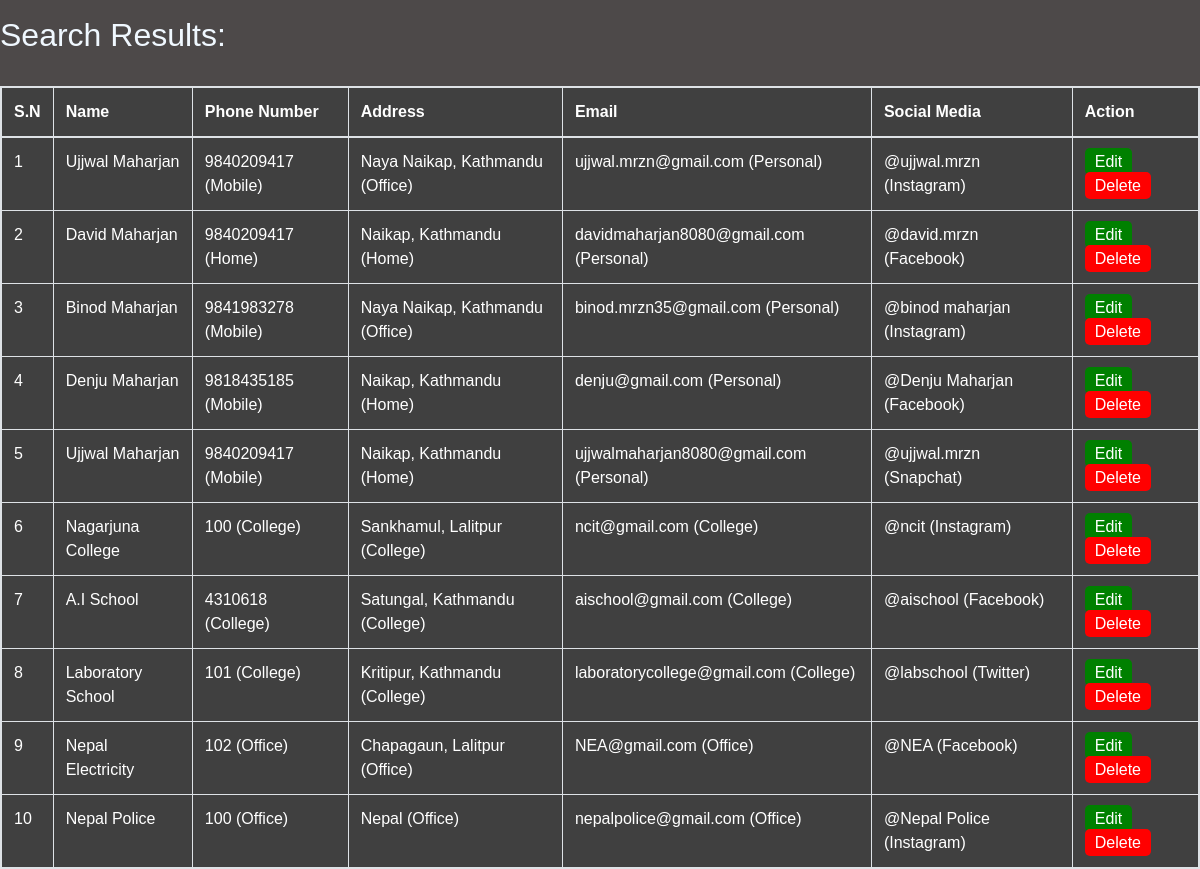
The app's page /all/ (signed in), older data.
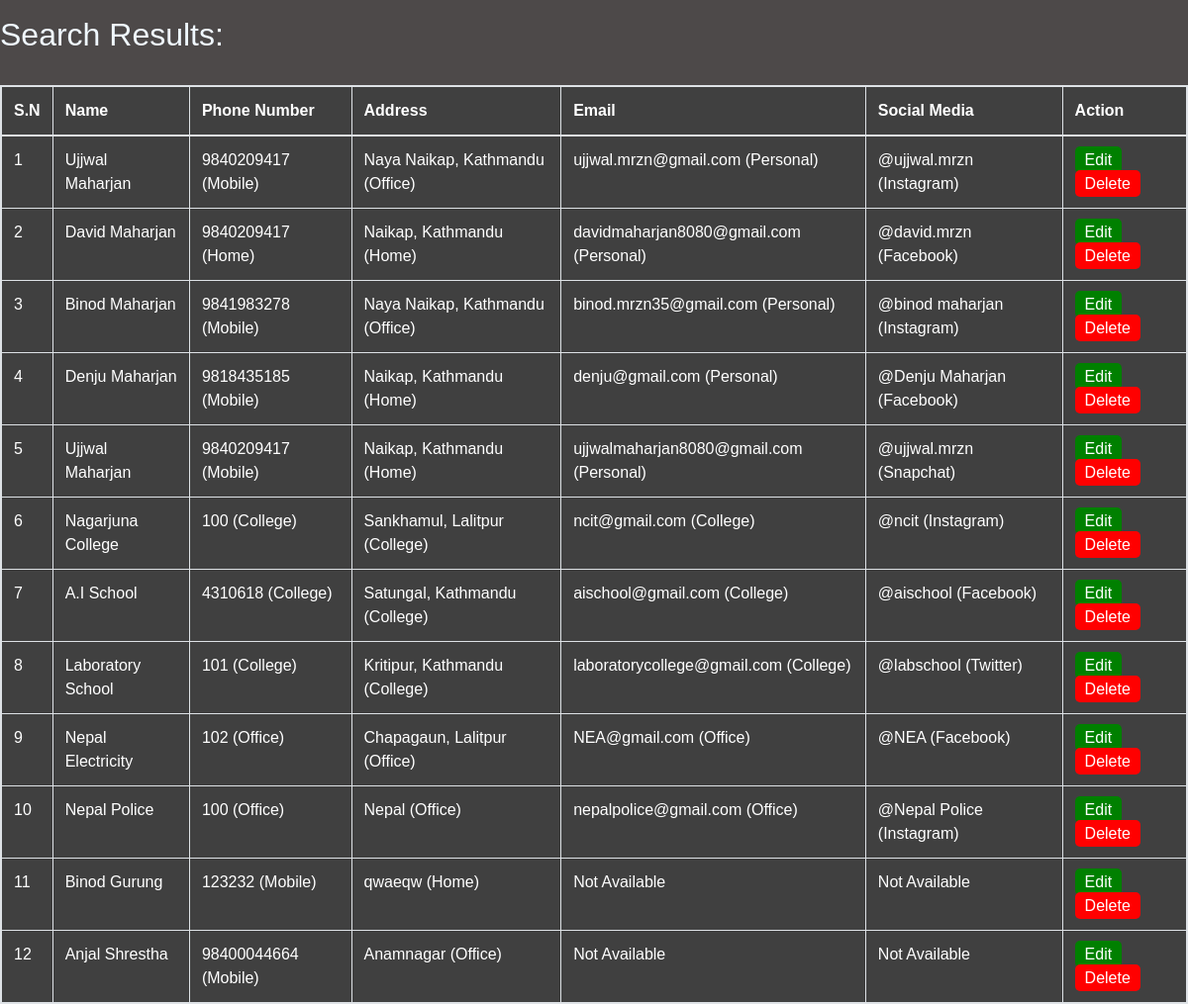
The same page, newer data.
### accounts/models.py (models this page shows, shortened)
class Person(models.Model):
    id = models.AutoField(primary_key=True)
    first_name = models.CharField(max_length=20 , null=True)
    last_name = models.CharField(max_length=15 , null=True)
    phone = models.ForeignKey(Phone, null=True , on_delete= models.SET_NULL)
    address = models.ForeignKey(Address, null=True , on_delete= models.SET_NULL)
    email = models.ForeignKey(Email, null=True , on_delete= models.SET_NULL)
    media = models.ForeignKey(SocialMedia, null=True , on_delete= models.SET_NULL)

class Phone(models.Model):
    TYPE = (
        ('Home' , 'Home'),
        ('Mobile' , 'Mobile'),
        ('Office' , 'Office'),
        ('College' , 'College'),
    )
    Number = models.IntegerField( null=True )
    Number_type = models.CharField(max_length=200 , null=True , choices=TYPE )

class Address(models.Model):
    TYPE = (
        ('Home' , 'Home'),
        ('Office' , 'Office'),
        ('College' , 'College')
    )
    Address = models.CharField(max_length=200 , null=True)
    Address_type= models.CharField(max_length=200 , null=True , choices=TYPE )
    def __str__(self):
        return str(self.Address)

class Email(models.Model):
    TYPE = (
        ('Home' , 'Home'),
        ('Personal' , 'Personal'),
        ('Office' , 'Office'),
        ('College' , 'College')
    )
    email = models.CharField(max_length=200 , null=True)
    email_type = models.CharField(max_length=200 , null=True , choices=TYPE )

class SocialMedia(models.Model):
    APP = (
        ('Facebook' , 'Facebook'),
        ('Instagram' , 'Instagram'),
        ('Twitter' , 'Twitter'),
        ('Linkdin' , 'Linkdlin'),
        ('Snapchat' , 'Snapchat'),
        ('WeChat' , 'WeChat'),
        ('Discord' , 'Discord'),
    )
    User_Name = models.CharField(max_length=200 , null=True)
    Linked_App = models.CharField(max_length=200 , null=True , choices=APP )

### accounts/views.py (the view)
# urls.py: path('all/', views.all),
@login_required(login_url='login')
def all(request):
    per = Person.objects.all()
    return render(request, 'accounts/all.html' , {'per' : per})

### accounts/templates/accounts/all.html (shortened to what this page needs)
{% extends 'accounts/search.html' %}
{% block content %}
<div class="cointainer my-3">
    <h2>Search Results:</h2>
<br>
        <div class="table table-bordered">
            <table>
                    <thead-light>
                    <tr>
                        <th scope="col">S.N</th>
                        <th scope="col">Name</th>
                        <th scope="col">Phone Number</th>
                        <th scope="col">Address</th>
                        <th scope="col">Email</th>
                        <th scope="col">Social Media</th>
                        <th scope="col">Action</th>
                    </tr>
                <tbody>
                    {% for person in per %}
                    <tr>
                        <td>
                            {{ forloop.counter }}
                        </td>
                        <td>
                            {% if person.first_name and person.last_name %}
                                {{ person.first_name }} {{ person.last_name }}
                            {% else %}
                               Not Available
                            {% endif %}
                        </td>
                        <td>
                            {% if person.phone.Number and person.phone.Number_type %}
                                {{ person.phone.Number }} ({{ person.phone.Number_type }})
                            {% else %}
                               Not Available
                            {% endif %}
                        </td>
                        <td>
                            {% if person.address and person.address.Address_type %}
                                {{ person.address }} ({{ person.address.Address_type}})
                            {% else %}
                               Not Available
                            {% endif %}
                        </td>
                        <td>
                            {% if person.email.email and person.email.email_type %}
                                {{ person.email.email }} ({{ person.email.email_type }})
                            {% else %}
                               Not Available
                            {% endif %}
                        </td>
                        <td>
                            {% if person.media.User_Name and person.media.Linked_App %}
                                @{{ person.media.User_Name }} ({{ person.media.Linked_App}})
                            {% else %}
                               Not Available
                            {% endif %}
                        </td>
                        <td><a href="{%url 'edit' person.id %}" style="background-color: green; color:
                        white; text-decoration: none; padding: 5px 10px; border-radius: 5px;">Edit</a>
                        <a href="{%url 'delete' person.id%}" style="background-color: red;
                        color: white; text-decoration: none; padding: 5px 10px; border-radius: 5px;">Delete</a></td>
                    </tr>
                    {% empty %}
                    <tr>
                        <td colspan="7" >No records found.</td>
                    </tr>
                    {% endfor %}
                </tbody>
            </table>
        </div>
    </div>
{% endblock %}

### accounts/templates/accounts/search.html (shortened to what this page needs)
{% load static %}
<!DOCTYPE html>
<html lang="en">
<head>
    <link rel="stylesheet" href="https://cdn.jsdelivr.net/npm/bootstrap@4.4.1/dist/css/bootstrap.min.css">
</head>
<body>
{% block content %}{% endblock %}
</body>
</html>

### accounts/templates/accounts/search.html (style rules this page uses)
* { margin: 0; padding: 0; font-family: sans-serif; box-sizing: border-box; }
body { display: flex; justify-content: center; align-items: middle; height: 100vh; background: rgb(77, 73, 73); }
h2 { color: aliceblue; }
table { color: #ffffff; background-color: #404040; }

Row changes from the older to the newer data that the page shows:
added Person: first_name "Binod", last_name "Gurung", phone.Number "123232", phone.Number_type "Mobile", address "qwaeqw", address.Address_type "Home", shows "Not Available"
added Person: first_name "Anjal", last_name "Shrestha", phone.Number "98400044664", phone.Number_type "Mobile", address "Anamnagar", address.Address_type "Office", shows "Not Available"
